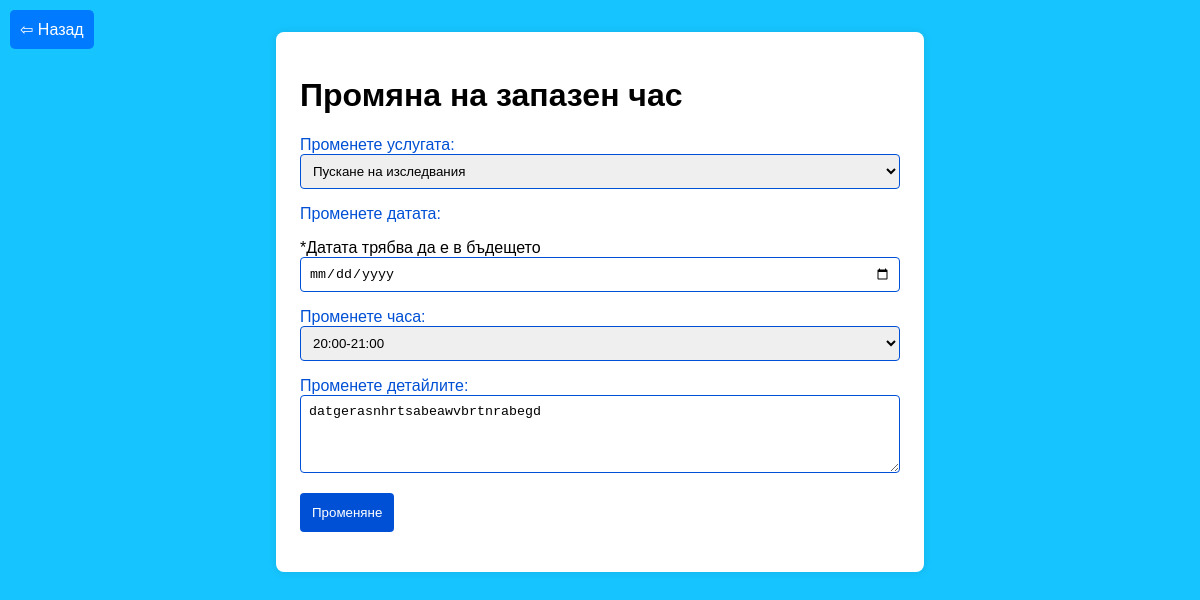
The app's page /edit_appointment/10/, older data.
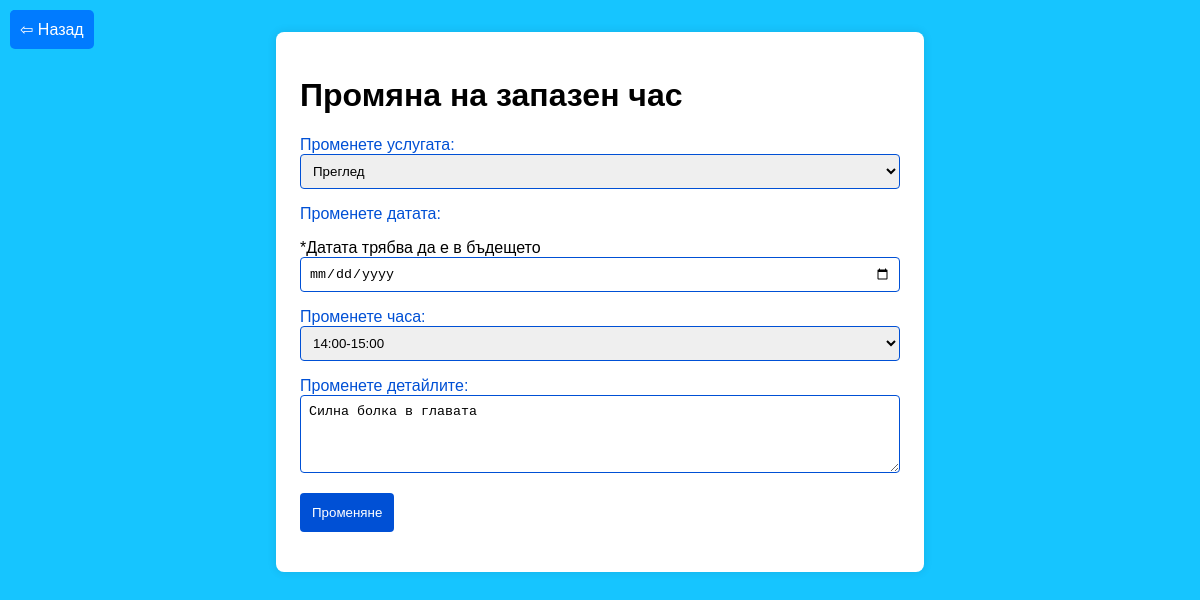
The same page, newer data.
### projectapp/models.py (models this page shows)
class Appointment(models.Model):
    patient = models.ForeignKey(CustomUser, on_delete=models.CASCADE, related_name='patient_appointments', blank=True, null=True)
    doctor = models.ForeignKey(CustomUser, on_delete=models.CASCADE, related_name='doctor_appointments', blank=True, null=True)
    service = models.CharField(max_length=255, blank=True, null=True)
    details = models.CharField(max_length=255, blank=True, null=True)
    appointment_date = models.DateField()
    appointment_time = models.CharField(max_length=12)
    STATUS_CHOICES = [
        ('Одобрен' , 'Одобрен'),
        ('Преглежда се', 'Преглежда се'),
        ('Отказан', 'Отказан'),
        ('Пропуснат', 'Пропуснат'),
        ('Изпълнен', 'Изпълнен')
    ]
    status = models.CharField(max_length=20, choices=STATUS_CHOICES, null=True, blank=True, default='Преглежда се')

### projectapp/views.py (the view, shortened to what this page needs)
# urls.py: path('edit_appointment/<int:appointment_id>/', views.edit_appointment, name='edit_appointment'),
def edit_appointment(request, appointment_id):
    appointment = get_object_or_404(Appointment, id=appointment_id)
    return render(request, 'edit_appointment.html', {'appointment': appointment})

### projectapp/context_processors.py (called while the page is built, shortened)
def add_user_profile(request):
    if request.user.is_authenticated:
        user_profile = CustomUser.objects.get(user=request.user)
        return {'user_profile': user_profile}
    return {}

def add_popup(request):
    doctors = CustomUser.objects.filter(role='doctor')
    doctor_info = [{'last_name' : profile.user.last_name, 'specialty': profile.specialty} for profile in doctors]
    return {'doctor_info' : doctor_info}

### template/edit_appointment.html (shortened to what this page needs)
{% load static %}
<!DOCTYPE html>
<html lang="bg">
<head>
</head>
<body>
  <button class="back-button" ><a href="{% url 'appointments' %}" class="back-button">&#8678; Назад</a></button>
    <div class="form-container" >
        <form class="form" method="post" action="{% url 'edit_appointment' appointment.id %}">
          <h1>Промяна на запазен час</h1>
            <label for="service">Променете услугата:</label>
            <select id="service" name="changed_service">
                <option value="None" disabled selected> {{ appointment.service }}</option>
            </select>
            <label for="appointment_date">Променете датата:</label>
            <p>*Датата трябва да е в бъдещето</с>
            <input type="date" id="appointment_date" name="changed_appointment_date" >
            <label for="appointment_time">Променете часа:</label>
            <select id="appointment_time" name="changed_appointment_time">
            <option value="None" disabled selected> {{ appointment.appointment_time }}</option>
        </select>
            <label for="textarea">Променете детайлите:</label>
            <textarea id="details" name="changed_details" rows="4" required>{{ appointment.details }}</textarea>
          <button type="submit">Променяне</button>
        </form>
      </div>
</body>
</html>

Row changes from the older to the newer data that the page shows:
changed Appointment: changed_service "Пускане на изследвания" → "Преглед"; changed_appointment_time "20:00-21:00" → "14:00-15:00"; changed_details "datgerasnhrtsabeawvbrtnrabegd" → "Силна болка в главата"
